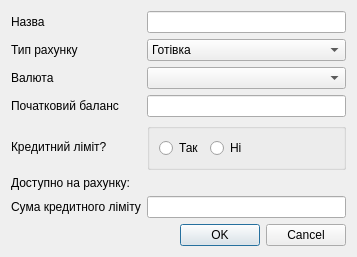
<?xml version="1.0" encoding="UTF-8"?>
<ui version="4.0">
 <class>account_add</class>
 <widget class="QDialog" name="account_add">
  <property name="geometry">
   <rect>
    <x>0</x>
    <y>0</y>
    <width>357</width>
    <height>254</height>
   </rect>
  </property>
  <property name="windowTitle">
   <string>Додавання/редагування рахунку</string>
  </property>
  <property name="windowIcon">
   <iconset resource="Res.qrc">
    <normaloff>:/new/prefix1/IMG/ico.png</normaloff>:/new/prefix1/IMG/ico.png</iconset>
  </property>
  <layout class="QGridLayout" name="gridLayout">
   <item row="4" column="0">
    <widget class="QLabel" name="label_4">
     <property name="text">
      <string>Кредитний ліміт?</string>
     </property>
    </widget>
   </item>
   <item row="2" column="0">
    <widget class="QLabel" name="label">
     <property name="text">
      <string>Валюта</string>
     </property>
    </widget>
   </item>
   <item row="6" column="0">
    <widget class="QLabel" name="label_2">
     <property name="text">
      <string>Сума кредитного ліміту</string>
     </property>
    </widget>
   </item>
   <item row="5" column="0">
    <widget class="QLabel" name="label_dostup_text">
     <property name="text">
      <string>Доступно на рахунку:</string>
     </property>
    </widget>
   </item>
   <item row="0" column="0">
    <widget class="QLabel" name="label_name">
     <property name="text">
      <string>Назва</string>
     </property>
    </widget>
   </item>
   <item row="3" column="0">
    <widget class="QLabel" name="label_3">
     <property name="text">
      <string>Початковий баланс</string>
     </property>
    </widget>
   </item>
   <item row="1" column="0">
    <widget class="QLabel" name="label_type">
     <property name="text">
      <string>Тип рахунку</string>
     </property>
    </widget>
   </item>
   <item row="5" column="3">
    <widget class="QLabel" name="label_avail_cur">
     <property name="text">
      <string/>
     </property>
    </widget>
   </item>
   <item row="8" column="0" colspan="4">
    <widget class="QDialogButtonBox" name="buttonBox">
     <property name="orientation">
      <enum>Qt::Horizontal</enum>
     </property>
     <property name="standardButtons">
      <set>QDialogButtonBox::Cancel|QDialogButtonBox::Ok</set>
     </property>
    </widget>
   </item>
   <item row="0" column="1" colspan="3">
    <widget class="QLineEdit" name="lineEdit_name"/>
   </item>
   <item row="1" column="1" colspan="3">
    <widget class="QComboBox" name="comboBox_type">
     <item>
      <property name="text">
       <string>Готівка</string>
      </property>
     </item>
     <item>
      <property name="text">
       <string>Рахунок в електронній валюті</string>
      </property>
     </item>
     <item>
      <property name="text">
       <string>Банківська картка</string>
      </property>
     </item>
     <item>
      <property name="text">
       <string>Депозит</string>
      </property>
     </item>
     <item>
      <property name="text">
       <string>Інше</string>
      </property>
     </item>
    </widget>
   </item>
   <item row="2" column="1" colspan="3">
    <widget class="QComboBox" name="comboBox_cur"/>
   </item>
   <item row="3" column="1" colspan="3">
    <widget class="QLineEdit" name="lineEdit_balance"/>
   </item>
   <item row="4" column="1" colspan="3">
    <widget class="QGroupBox" name="groupBox">
     <property name="title">
      <string/>
     </property>
     <layout class="QHBoxLayout" name="horizontalLayout">
      <item>
       <widget class="QRadioButton" name="radioButton_yes">
        <property name="text">
         <string>Так</string>
        </property>
       </widget>
      </item>
      <item>
       <widget class="QRadioButton" name="radioButton_no">
        <property name="text">
         <string>Ні</string>
        </property>
       </widget>
      </item>
      <item>
       <spacer name="horizontalSpacer">
        <property name="orientation">
         <enum>Qt::Horizontal</enum>
        </property>
        <property name="sizeHint" stdset="0">
         <size>
          <width>40</width>
          <height>20</height>
         </size>
        </property>
       </spacer>
      </item>
     </layout>
    </widget>
   </item>
   <item row="5" column="1" colspan="2">
    <widget class="QLabel" name="label_avail_am">
     <property name="text">
      <string/>
     </property>
    </widget>
   </item>
   <item row="6" column="1" colspan="3">
    <widget class="QLineEdit" name="lineEdit_overdraft"/>
   </item>
  </layout>
 </widget>
 <resources>
  <include location="Res.qrc"/>
 </resources>
 <connections>
  <connection>
   <sender>buttonBox</sender>
   <signal>accepted()</signal>
   <receiver>account_add</receiver>
   <slot>accept()</slot>
   <hints>
    <hint type="sourcelabel">
     <x>248</x>
     <y>254</y>
    </hint>
    <hint type="destinationlabel">
     <x>157</x>
     <y>274</y>
    </hint>
   </hints>
  </connection>
  <connection>
   <sender>buttonBox</sender>
   <signal>rejected()</signal>
   <receiver>account_add</receiver>
   <slot>reject()</slot>
   <hints>
    <hint type="sourcelabel">
     <x>316</x>
     <y>260</y>
    </hint>
    <hint type="destinationlabel">
     <x>286</x>
     <y>274</y>
    </hint>
   </hints>
  </connection>
 </connections>
</ui>
